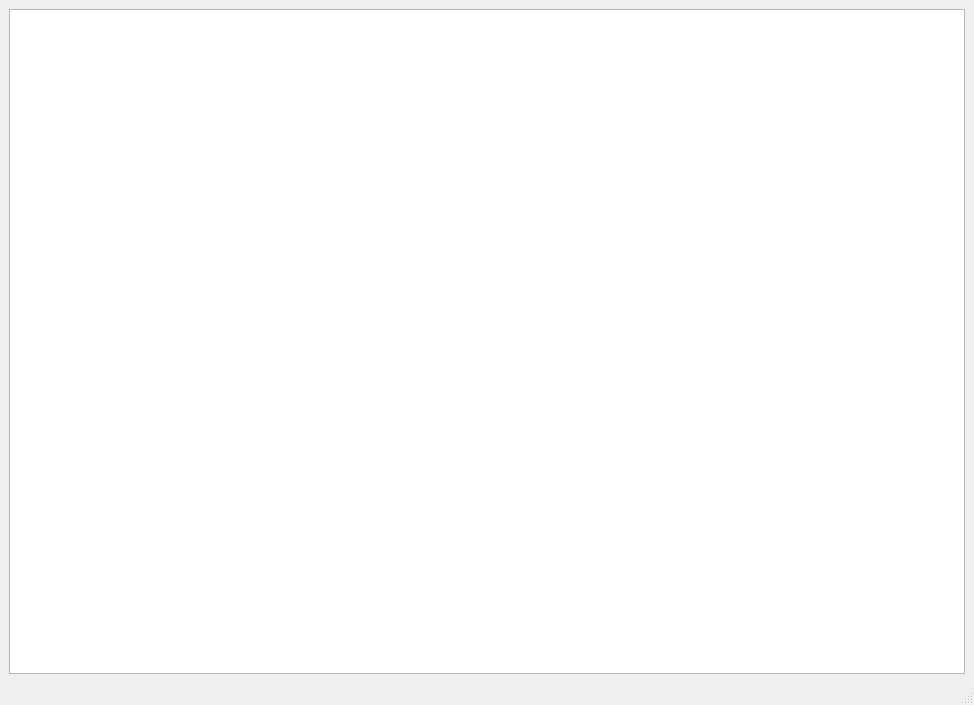
<?xml version="1.0" encoding="UTF-8"?>
<ui version="4.0">
 <class>MainWindow</class>
 <widget class="QMainWindow" name="MainWindow">
  <property name="geometry">
   <rect>
    <x>0</x>
    <y>0</y>
    <width>974</width>
    <height>705</height>
   </rect>
  </property>
  <property name="windowTitle">
   <string>MainWindow</string>
  </property>
  <widget class="QWidget" name="centralwidget">
   <layout class="QGridLayout" name="gridLayout">
    <item row="0" column="0">
     <widget class="Custom_view_frame" name="graphicsView">
      <property name="verticalScrollBarPolicy">
       <enum>Qt::ScrollBarAlwaysOff</enum>
      </property>
      <property name="horizontalScrollBarPolicy">
       <enum>Qt::ScrollBarAlwaysOff</enum>
      </property>
      <property name="dragMode">
       <enum>QGraphicsView::ScrollHandDrag</enum>
      </property>
      <property name="transformationAnchor">
       <enum>QGraphicsView::AnchorUnderMouse</enum>
      </property>
      <property name="resizeAnchor">
       <enum>QGraphicsView::AnchorViewCenter</enum>
      </property>
     </widget>
    </item>
   </layout>
  </widget>
  <widget class="QMenuBar" name="menubar">
   <property name="geometry">
    <rect>
     <x>0</x>
     <y>0</y>
     <width>974</width>
     <height>22</height>
    </rect>
   </property>
  </widget>
  <widget class="QStatusBar" name="statusbar"/>
 </widget>
 <customwidgets>
  <customwidget>
   <class>Custom_view_frame</class>
   <extends>QGraphicsView</extends>
   <header location="global">custom_view_frame.h</header>
  </customwidget>
 </customwidgets>
 <resources/>
 <connections/>
</ui>
